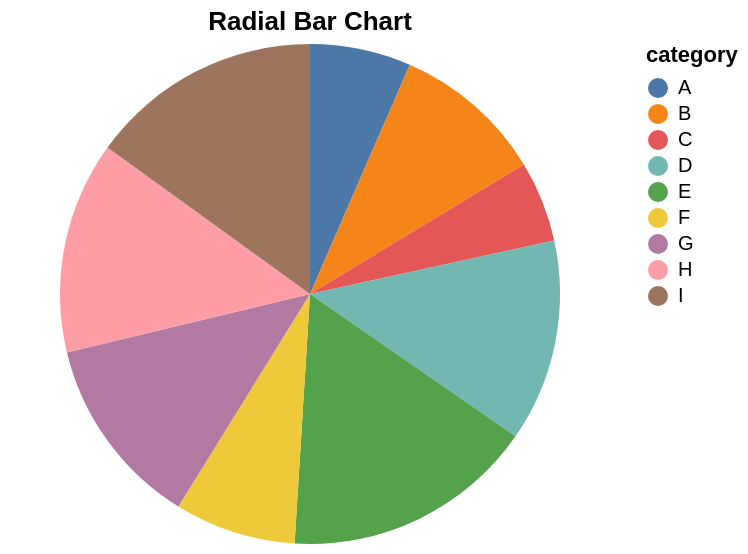

The Vega-Lite source for this figure:
### Vega-Lite specification from a JSON file in a GitHub repository (floating-point values rounded to 4 significant figures)
{"$schema": "https://vega.github.io/schema/vega-lite/v5.20.1.json", "config": {"view": {"continuousHeight": 300, "continuousWidth": 300}}, "data": {"name": "data-7236977939362759d3deb27d6bb3940b"}, "datasets": {"data-7236977939362759d3deb27d6bb3940b": [{"category": "A", "month": "Jan", "sales": 3, "value": 10}, {"category": "B", "month": "Feb", "sales": 7, "value": 15}, {"category": "C", "month": "Mar", "sales": 5, "value": 8}, {"category": "D", "month": "Apr", "sales": 10, "value": 20}, {"category": "E", "month": "May", "sales": 8, "value": 25}, {"category": "F", "month": "Jun", "sales": 7, "value": 12}, {"category": "G", "month": "Jul", "sales": 11, "value": 19}, {"category": "H", "month": "Aug", "sales": 9, "value": 21}, {"category": "I", "month": "Sep", "sales": 10, "value": 23}]}, "encoding": {"color": {"field": "category", "type": "nominal"}, "theta": {"field": "value", "stack": true, "type": "quantitative"}}, "height": 250, "mark": {"type": "arc"}, "title": "Radial Bar Chart", "width": "container"}
